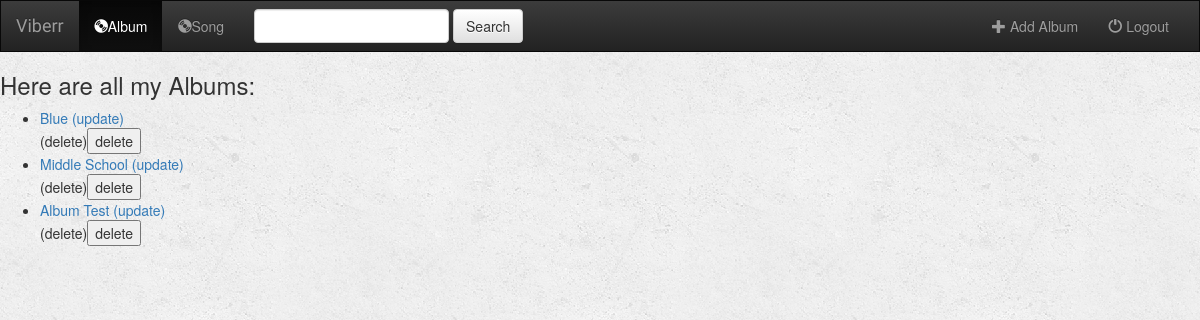
Page /music/ on the earlier database version.
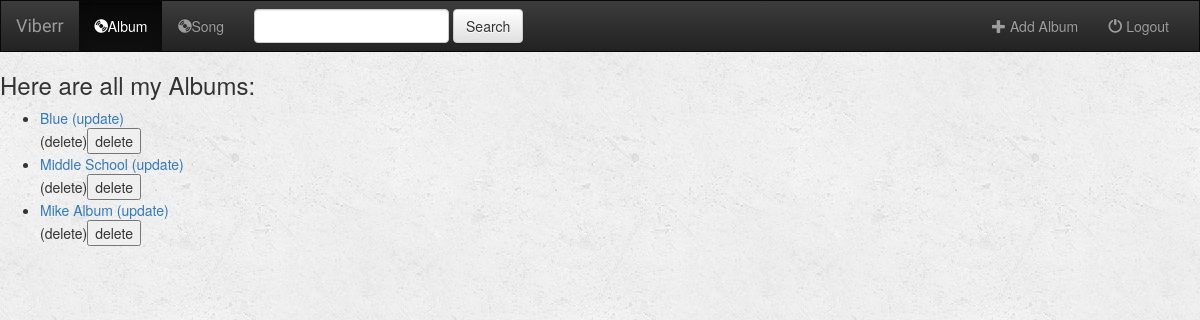
Same page on the later database version.
### music/models.py (models this page shows, shortened)
class Album(models.Model):
    artist = models.CharField(max_length=250)
    album_title = models.CharField(max_length=500)
    genre = models.CharField(max_length=100)
    album_logo = models.FileField(max_length=1000)

### music/views.py (the view)
class IndexView(generic.ListView):
    template_name = 'music/index.html'
    context_object_name = 'all_albums'
    def get_queryset(self):
        return Album.objects.all()

### music/templates/music/index.html (shortened to what this page needs)
{% extends 'music/base.html' %}
 {% block body %}
        {% if all_albums %}
            <h3>
                Here are all my Albums:
            </h3>
            <ul>
                {% for album in all_albums %}
                <li>
                    <a href="{% url 'music:detail' album.id %}">{{ album.album_title}}</a>
                    <a href="{% url 'music:album_update' album.id %}">(update)</a>
                    <form action="{% url 'music:album_delete' album.id %}" method="post">
                        (delete)<input type="submit" value="delete" />
                    </form>
                </li>
                {% endfor %}
            </ul>
        {% else %}
            <h3>
                You don't have any albums
            </h3>
        {% endif %}
{% endblock %}

### music/templates/music/base.html (shortened to what this page needs)
<!DOCTYPE html>
<html lang="en">
<head>
    {% load staticfiles %}
    <link rel="stylesheet" href="https://maxcdn.bootstrapcdn.com/bootstrap/3.3.7/css/bootstrap.min.css">
    <link rel="stylesheet" href="https://maxcdn.bootstrapcdn.com/bootstrap/3.3.7/css/bootstrap-theme.min.css">
    <link rel="stylesheet" type="text/css" href="{% static 'music/style.css' %}"/>
</head>
<body>
<nav class="navbar navbar-inverse">
    <div class="container-fluid">
        <div class="navbar-header">
            <a class="navbar-brand" href="{% url 'music:index' %}">Viberr</a>
        </div>
        <div class="collapse navbar-collapse" id="topNavBar">
            <ul class="nav navbar-nav">
                <li class="active">
                    <a href="{% url 'music:index' %}">
                        <span class="glyphicon glyphicon-cd" aria-hidden="true"></span>Album
                    </a>
                </li>
                <li class="">
                    <a href="#">
                        <span class="glyphicon glyphicon-cd" aria-hidden="true"></span>Song
                    </a>
                </li>
            </ul>
            <form class="navbar-form navbar-left" role="search" method="get" action="#">
                <div class="form-group">
                    <input type="text" class="form-control" name="q" value="">
                </div>
                <button type="submit" class="btn btn-default">Search</button>
            </form>
            <ul class="nav navbar-nav navbar-right">
                <li class="">
                    <a href="{% url 'music:album_add' %}">
                        <span class="glyphicon glyphicon-plus" aria-hidden="true"></span> Add Album
                    </a>
                </li>
                <li class="">
                    <a href="#">
                        <span class="glyphicon glyphicon-off" aria-hidden="true"></span> Logout
                    </a>
                </li>
            </ul>
        </div>
    </div>
</nav>
{% block body %}
{% endblock %}
    <link rel="stylesheet" type="text/css" href="{% static 'music/style.css' %}"/>
</body>
</html>

### music/static/music/style.css (style rules this page uses)
body { background: white url("images/background.png"); }
.navbar { border-radius: 0; }
.navbar-brand { font-family: 'Satisfy', cursive; }

Differences in the rows shown:
changed Album: album_title "Album Test" → "Mike Album"
